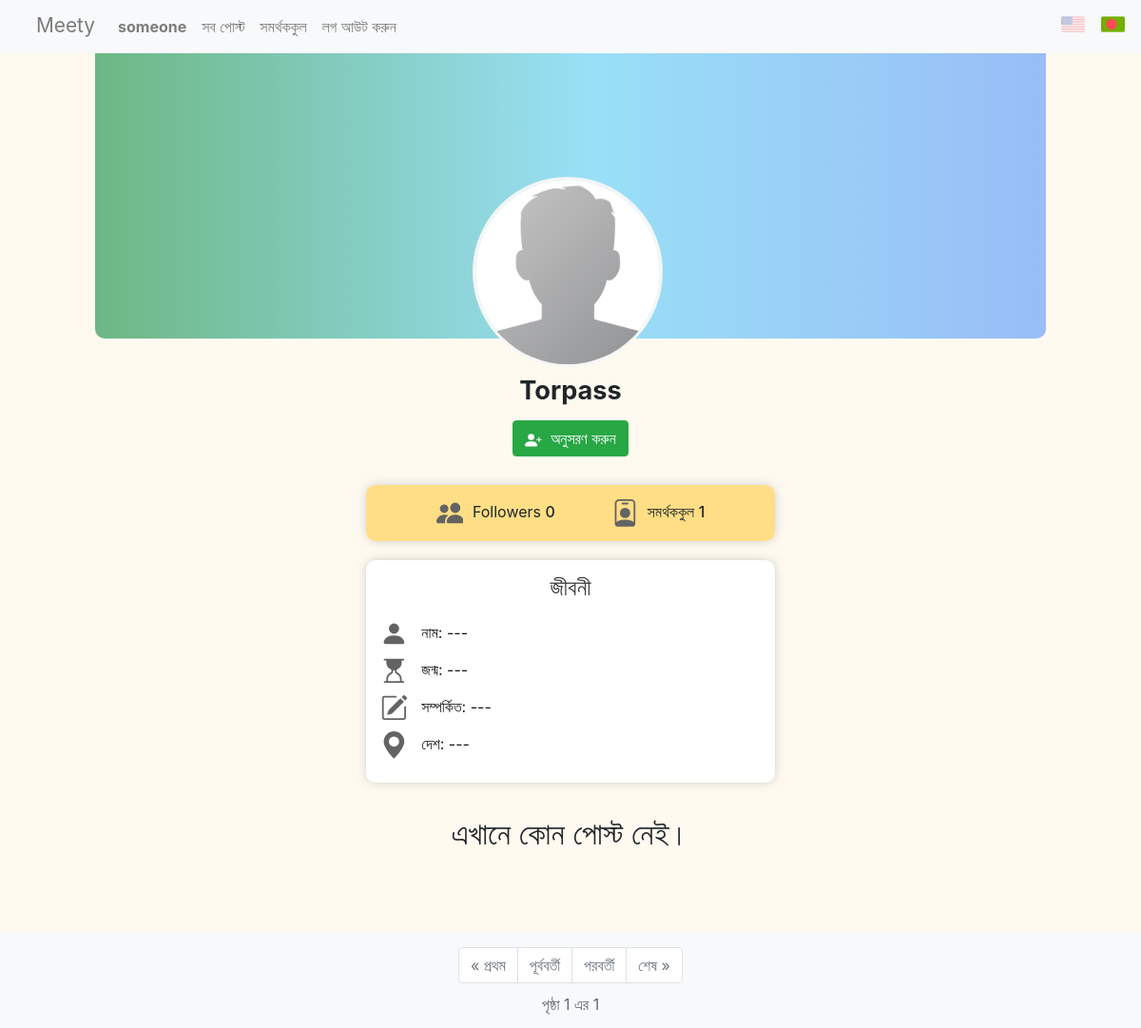
The app's page /profile/2 (signed in) with its own data.
### network/models.py (models this page shows, shortened)
class User(AbstractUser):
    pass

class Profile(models.Model):
    user = models.OneToOneField(User, on_delete=models.CASCADE, related_name="profile")
    name = models.CharField(max_length=120, blank=True, null=True)
    dob = models.DateField(blank=True, null=True)
    country = CountryField(blank= True, null=True)
    img = models.ImageField(default="pro_pics/default.png", upload_to="pro_pics")
    about = models.TextField(blank=True, null=True)

### network/views.py (the view)
# urls.py: path("profile/<int:id>", views.profile, name="profile"),
@login_required
def profile(request, id):
    data = User.objects.get(pk=id)
    posts = data.posts.order_by("-date").all()
    followingId = Follow.objects.filter(user=id).values_list('followed',flat=True)
    followersId = Follow.objects.filter(followed=id).values_list('user',flat=True)
    followingUser = User.objects.filter(id__in = followingId)
    followersUser = User.objects.filter(id__in = followersId)
    paginator = Paginator(posts, 10)
    page_num = request.GET.get('page')
    page_obj = paginator.get_page(page_num)
    return render(request, "network/profile.html", {"data": data, "following": followingUser, "followerss": followersUser, "page_obj": page_obj, "comment":ProcComment(auto_id=False)})

### network/templates/network/profile.html (shortened to what this page needs)
{% extends "network/layout.html" %}
{% load static %}
{% load i18n %}
{% block body %}
    <div class="profile">
        <div class="profile-picture">
            <img src="{{ data.profile.img.url }}" alt="{{ data.username }}" class="round-pic">
        </div>
        <div class="profile-username">
            {{ data.username }}
        </div>
        <div class="profile-buttons">
            {% if user.id != data.id %}
                <form action="{% url 'toggle_follow' id=data.id %}" method="POST">
                {% if user in followerss %}
                        <button type="submit" class="btn btn-danger unfollow">
                            <svg viewBox="0 0 16 16" class="bi bi-person-x-fill" fill="currentColor" xmlns="http://www.w3.org/2000/svg">
                                <path fill-rule="evenodd" d="M1 14s-1 0-1-1 1-4 6-4 6 3 6 4-1 1-1 1H1zm5-6a3 3 0 1 0 0-6 3 3 0 0 0 0 6zm6.146-2.854a.5.5 0 0 1 .708 0L14 6.293l1.146-1.147a.5.5 0 0 1 .708.708L14.707 7l1.147 1.146a.5.5 0 0 1-.708.708L14 7.707l-1.146 1.147a.5.5 0 0 1-.708-.708L13.293 7l-1.147-1.146a.5.5 0 0 1 0-.708z"/>
                            </svg>
                            {% trans "Unfollow" %}
                        </button>
                {% else %}
                        <button type="submit" class="btn btn-success follow">
                            {% trans "Follow" %}
                        </button>
                {% endif %}
                </form>
            {% endif %}
        </div>
        <div class="profile-following info-card">
            <div class="followers">
                <span class="follow-text">
                    {% trans "Followers" %} <span class="follow-count">{{ followerss.count }}
                </span>
            </div>
            <div class="following">
                <span class="follow-text">
                    {% trans "Following" %} <span class="follow-count">{{ following.count }}
                </span>
            </div>
        </div>
        <div class="bio info-card">
            <h4>{% trans "BIO" %}</h4>
            <div class="profile-name">
                <svg viewBox="0 0 16 16" class="bi bi-person-fill profile-icon" fill="currentColor" xmlns="http://www.w3.org/2000/svg">
                    <path fill-rule="evenodd" d="M3 14s-1 0-1-1 1-4 6-4 6 3 6 4-1 1-1 1H3zm5-6a3 3 0 1 0 0-6 3 3 0 0 0 0 6z"/>
                </svg>
                <span>
                    {% trans "Name:" %}
                    {% if data.profile.about == "" or data.profile.about is None %}
                        ---
                    {% else %}
                        {{ data.profile.name }}
                    {% endif %}
                </span>
            </div>
            <div class="profile-birth">
                <span>
                    {% trans "Birth:" %}
                    {% if data.profile.about == "" or data.profile.about is None %}
                        ---
                    {% else %}
                        {{ data.profile.dob | date:"d.m.Y" }}
                    {% endif %}
                </span>
            </div>
            <div class="profile-about">
                <span>
                    {% trans "About:" %}
                    {% if data.profile.about == "" or data.profile.about is None %}
                        ---
                    {% else %}
                        {{ data.profile.about }}
                    {% endif %}
                </span>
            </div>
            <div class="profile-country">
                <svg viewBox="0 0 16 16" class="bi bi-geo-alt-fill profile-icon" fill="currentColor" xmlns="http://www.w3.org/2000/svg">
                    <path fill-rule="evenodd" d="M8 16s6-5.686 6-10A6 6 0 0 0 2 6c0 4.314 6 10 6 10zm0-7a3 3 0 1 0 0-6 3 3 0 0 0 0 6z"/>
                </svg>
                <span>
                    {% trans "Country:" %}
                    {% if data.profile.country == ""  or data.profile.about is None %}
                        ---
                        {% else %}
                        {{ data.profile.country.name }}
                    {% endif %}
                </span>
            </div>
        </div>
    </div>
    {% for post in page_obj.object_list%}
        {% include "network/posts.html"%}
    {% empty %}
        <div class="empty-post">
            {% trans "No posts here." %}
        </div>
    {% endfor %}
        {% include "network/paginator.html"%}
{% endblock %}

### network/templates/network/layout.html (shortened to what this page needs)
{% load static %}
{% load i18n %}
<!DOCTYPE html>
<html lang="en">
    <head>
        <link rel="stylesheet" href="https://stackpath.bootstrapcdn.com/bootstrap/4.4.1/css/bootstrap.min.css">
        <link href="{% static 'network/styles.css' %}" rel="stylesheet">
        <link href="https://emoji-css.afeld.me/emoji.css" rel="stylesheet">
        <link rel="stylesheet" type="text/css" href="https://npmcdn.com/flatpickr/dist/themes/dark.css">
    </head>
    <body>
        <nav class="nav-grid bg-light">
            <a class="network-link" href="{% url 'index' %}">Meety</a>
            <nav class="navbar navbar-expand-md navbar-light">
                <div class="collapse navbar-collapse" id="navbarNav">
                    <ul class="navbar-nav mr-auto">
                        {% if user.is_authenticated %}
                            <li class="nav-item">
                                <a class="nav-link" href="{% url 'profile' id=user.id %}"><strong>{{ user.username }}</strong></a>
                            </li>
                        {% endif %}
                        <li class="nav-item">
                            <a class="nav-link" href="{% url 'index' %}">{% trans "All Posts" %}</a>
                        </li>
                        {% if user.is_authenticated %}
                            <li class="nav-item">
                                <a class="nav-link" href="{% url 'follow' %}">{% trans "Following" %}</a>
                            </li>
                            <li class="nav-item">
                                <a class="nav-link" href="{% url 'logout' %}">{% trans "Log Out" %}</a>
                            </li>
                        {% endif %}
                    </ul>
                </div>
            </nav>
            <div class="choose-lang">
                {% get_current_language as LANGUAGE_CODE %}
                {% get_language_info_list for LANGUAGE as language %}
                <form action="{% url 'set_language' %}" method="POST" style="display:inline!important;">
                    <button class="lang-button {% if LANGUAGE_CODE == "bn" %} grey-out {% endif %}" name="language", type="submit" value="en">
                        <img src="{% static 'network/flag_images/united-states.png' %}" alt="USA" width="25", height="25">
                    </button>
                    <button class="lang-button {% if LANGUAGE_CODE != "bn" %} grey-out {% endif %}" name="language", type="submit" value="bn">
                        <img src="{% static 'network/flag_images/bangladesh.png' %}" alt="BD" width="25", height="25">
                    </button>
                </form>
            </div>
        </nav>
        <div class="body">
            {% block body %}
            {% endblock %}
        </div>
    </body>
</html>

### network/static/network/styles.css (style rules this page uses)
:root { --secondary-text: rgb(101, 103, 107); --secondary-text-family: "Segoe UI", Helvetica, Arial, sans-serif; --hover-color: rgba(128, 128, 128, 0.15); }
html { position: relative; min-height: 100%; }
body { background-color: floralwhite; margin: 0 0 180px; }
.round-pic { border-radius: 50%; object-fit: cover; }
.info-card { padding: 15px; border-radius: 10px; background: white; box-shadow: 0px 0px 12px -2px rgba(173,173,173,0.8); max-width: 430px; }
.empty-post { margin-top: 30px; text-align: center; font-size: 2em; }
.nav-grid { display:grid!important; grid-template-columns: 100px 5fr 90px; grid-auto-rows: minmax(56px, auto); }
.nav-grid .network-link { padding-top: 11px; justify-self: end; font-size: 1.3em; font-weight: 1.3em; color: rgba(0,0,0, 0.5); }
.nav-grid .navbar-collapse li { text-align: center; }
.choose-lang { padding-top: 11px; }
.lang-button { border: none; background: transparent; }
.grey-out { opacity: 0.35; }
.profile-icon { fill: rgb(99, 99, 99); width: 1.8em; height: 1.8em; }
.profile-picture { position: relative; margin: 0px auto 35px auto; border-radius: 0px 0px 10px 10px; background: rgb(109,183,132); background: linear-gradient(90deg, rgba(109,183,132,1) 0%, rgba(153,224,247,1) 26%, rgba(153,179,247,1) 57%, rgba(216,153,247,1) 82%, rgba(247,153,175,1) 100%); background-size: 200%; max-width: 1000px; min-height: 300px; animation: bg-animation 12s both cubic-bezier(.3,.11,1,.89) infinite alternate; }
.profile-picture img { position: absolute; border: 3px solid #f6f6f6; left: 50%; bottom: -30px; margin-left:-103px; height: 200px; width: 200px; cursor: pointer; }
.profile-username { text-align: center; font-size: 1.7em; font-weight: 700; }
.profile-buttons { margin-top: 10px; text-align: center; }
.profile-buttons svg { width: 1.1em; height: 1.1em; margin-right: 5px; }
.profile-following { margin: 30px auto 20px auto; display: flex; flex-wrap: nowrap; justify-content: space-evenly; background: rgb(255 216 107 / 80%); }
.profile-following .follow-text { margin-left: 5px; }
.profile-following .follow-count { font-weight: 500; }
.bio { margin: 0px auto; }
.bio h4 { margin-bottom: 20px; text-align: center; color: rgb(58, 57, 57); }
.bio div { margin: 10px 0px; }
.bio span { margin-left: 10px; color: rgb(26, 25, 25); }

### records on screen
User: username "someone"
User: profile.img (placeholder picture), username "Torpass"

### other values on screen
{{ followerss.count }} "0"
{{ following.count }} "1"
{{ page_obj.number }} "1"
{{ page_obj.paginator.num_pages }} "1"
